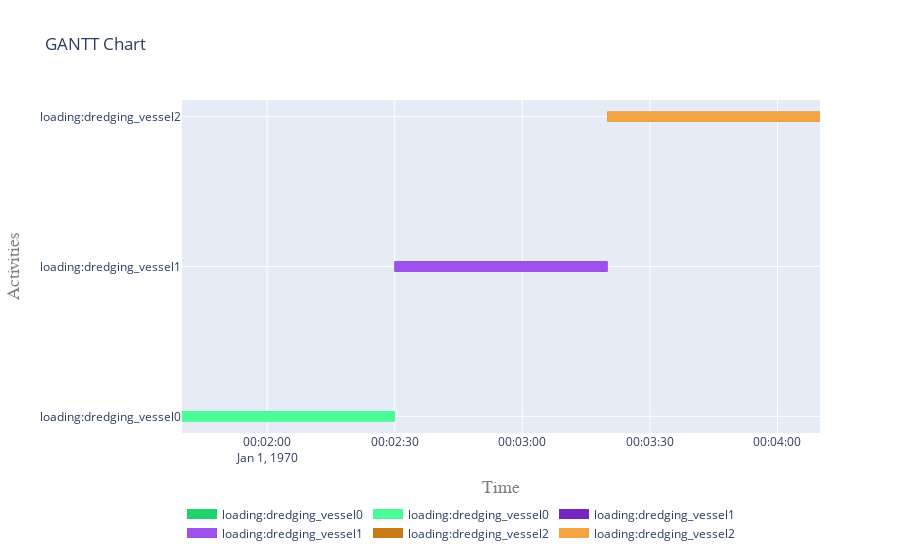

Notebook code cell kept with this figure:
### Code cell
def expand(a, namespace):
    n = len(namespace)
    sa = []
    if a.name[0:n]==namespace:
        sa.append(a)
    if hasattr(a, "sub_processes"):
        for s in a.sub_processes:
            if s.name[0:n]==namespace:
                sa.append(s)
            sa+=expand(s,namespace)
    return sa
all_activities_hopper = []
for a in [*activities_dredging_vessel]:
    all_activities_hopper+=expand(activities_dredging_vessel[a],'load')
all_activities_hopper
fig = plot.get_gantt_chart(all_activities_hopper)

### Figure 1 — Plotly figure (JSON) as saved in the notebook; plotly's stock layout.template omitted (floating-point values rounded to 4 significant figures)
{"data": [{"connectgaps": false, "hoverinfo": "y+name", "line": {"color": "rgb(31,210,109)", "width": 10}, "mode": "lines", "name": "loading:dredging_vessel0", "type": "scatter", "x": ["1970-01-01T00:01:40", "1970-01-01T00:01:40", "1970-01-01T00:02:30", "1970-01-01T00:02:30", "1970-01-01T00:02:30", "1970-01-01T00:01:40", "1970-01-01T00:01:40", "1970-01-01T00:02:30", "1970-01-01T00:02:30", "1970-01-01T00:02:30"], "y": ["loading:dredging_vessel0", "loading:dredging_vessel0", "loading:dredging_vessel0", "loading:dredging_vessel0", null, "loading:dredging_vessel0", "loading:dredging_vessel0", "loading:dredging_vessel0", "loading:dredging_vessel0", null]}, {"connectgaps": false, "hoverinfo": "y+name", "line": {"color": "rgb(73,252,151)", "width": 10}, "mode": "lines", "name": "loading:dredging_vessel0", "type": "scatter", "x": ["1970-01-01T00:01:40", "1970-01-01T00:01:40", "1970-01-01T00:02:30", "1970-01-01T00:02:30", "1970-01-01T00:02:30", "1970-01-01T00:01:40", "1970-01-01T00:01:40", "1970-01-01T00:02:30", "1970-01-01T00:02:30", "1970-01-01T00:02:30"], "y": ["loading:dredging_vessel0", "loading:dredging_vessel0", "loading:dredging_vessel0", "loading:dredging_vessel0", null, "loading:dredging_vessel0", "loading:dredging_vessel0", "loading:dredging_vessel0", "loading:dredging_vessel0", null]}, {"connectgaps": false, "hoverinfo": "y+name", "line": {"color": "rgb(115,38,193)", "width": 10}, "mode": "lines", "name": "loading:dredging_vessel1", "type": "scatter", "x": ["1970-01-01T00:02:30", "1970-01-01T00:02:30", "1970-01-01T00:03:20", "1970-01-01T00:03:20", "1970-01-01T00:03:20", "1970-01-01T00:02:30", "1970-01-01T00:02:30", "1970-01-01T00:03:20", "1970-01-01T00:03:20", "1970-01-01T00:03:20"], "y": ["loading:dredging_vessel1", "loading:dredging_vessel1", "loading:dredging_vessel1", "loading:dredging_vessel1", null, "loading:dredging_vessel1", "loading:dredging_vessel1", "loading:dredging_vessel1", "loading:dredging_vessel1", null]}, {"connectgaps": false, "hoverinfo": "y+name", "line": {"color": "rgb(157,80,235)", "width": 10}, "mode": "lines", "name": "loading:dredging_vessel1", "type": "scatter", "x": ["1970-01-01T00:02:30", "1970-01-01T00:02:30", "1970-01-01T00:03:20", "1970-01-01T00:03:20", "1970-01-01T00:03:20", "1970-01-01T00:02:30", "1970-01-01T00:02:30", "1970-01-01T00:03:20", "1970-01-01T00:03:20", "1970-01-01T00:03:20"], "y": ["loading:dredging_vessel1", "loading:dredging_vessel1", "loading:dredging_vessel1", "loading:dredging_vessel1", null, "loading:dredging_vessel1", "loading:dredging_vessel1", "loading:dredging_vessel1", "loading:dredging_vessel1", null]}, {"connectgaps": false, "hoverinfo": "y+name", "line": {"color": "rgb(199,122,21)", "width": 10}, "mode": "lines", "name": "loading:dredging_vessel2", "type": "scatter", "x": ["1970-01-01T00:03:20", "1970-01-01T00:03:20", "1970-01-01T00:04:10", "1970-01-01T00:04:10", "1970-01-01T00:04:10", "1970-01-01T00:03:20", "1970-01-01T00:03:20", "1970-01-01T00:04:10", "1970-01-01T00:04:10", "1970-01-01T00:04:10"], "y": ["loading:dredging_vessel2", "loading:dredging_vessel2", "loading:dredging_vessel2", "loading:dredging_vessel2", null, "loading:dredging_vessel2", "loading:dredging_vessel2", "loading:dredging_vessel2", "loading:dredging_vessel2", null]}, {"connectgaps": false, "hoverinfo": "y+name", "line": {"color": "rgb(241,164,63)", "width": 10}, "mode": "lines", "name": "loading:dredging_vessel2", "type": "scatter", "x": ["1970-01-01T00:03:20", "1970-01-01T00:03:20", "1970-01-01T00:04:10", "1970-01-01T00:04:10", "1970-01-01T00:04:10", "1970-01-01T00:03:20", "1970-01-01T00:03:20", "1970-01-01T00:04:10", "1970-01-01T00:04:10", "1970-01-01T00:04:10"], "y": ["loading:dredging_vessel2", "loading:dredging_vessel2", "loading:dredging_vessel2", "loading:dredging_vessel2", null, "loading:dredging_vessel2", "loading:dredging_vessel2", "loading:dredging_vessel2", "loading:dredging_vessel2", null]}], "layout": {"hovermode": "closest", "legend": {"orientation": "h", "x": 0, "y": -0.2}, "title": {"text": "GANTT Chart"}, "xaxis": {"range": ["1970-01-01T00:01:40", "1970-01-01T00:04:10"], "title": {"font": {"color": "#7f7f7f", "family": "Courier New, monospace", "size": 18}, "text": "Time"}}, "yaxis": {"title": {"font": {"color": "#7f7f7f", "family": "Courier New, monospace", "size": 18}, "text": "Activities"}}}}
